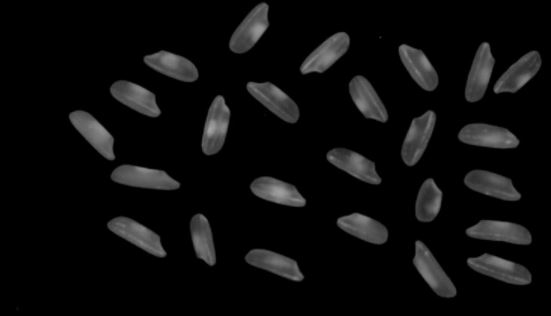
//> input picture OpenCV-C++/Code/31_Erode/picture.jpeg, 551 x 316 px
$ ./Project_31   (built with g++ and OpenCV 4)
//> lines starting //> are read from the running program, lines starting //| are printed output that depends on the picture; after the words box and inside, x2 and y2 are one past the last pixel; in counts of white or black regions, pixels touching at a corner belong together
#include<iostream>
#include<opencv2/opencv.hpp>
#include<opencv2/highgui/highgui.hpp>

using namespace std;
using namespace cv;

void Read_Img(Mat& img, string str)
{
//> called with str = "picture.jpeg"
	img = imread(str);
//> img is the input picture: 316 rows x 551 cols, CV_8UC3; min 0, max 166, mean 13.3
	if (img.empty())
	{
		cout << "Fail to open :" << str << " " << endl;
		exit(-1);
	}
}

void drawstate(Mat& img, int number, Mat center, Mat stats, string str)
{
	RNG rng(10086);
	vector<Vec3b> color;
	for (int i = 0; i < number; i++)
	{
		Vec3b vec3 = Vec3b(rng.uniform(0, 256), rng.uniform(0, 256), rng.uniform(0, 256));
		color.push_back(vec3);
	}

	for (int i = 1; i < number; i++)
	{
		int center_x = center.at<double>(i, 0);
		int center_y = center.at<double>(i, 1);

		int x = stats.at<int>(i, CC_STAT_LEFT);
		int y = stats.at<int>(i, CC_STAT_TOP);
		int h = stats.at<int>(i, CC_STAT_HEIGHT);
		int w = stats.at<int>(i, CC_STAT_WIDTH);

		circle(img, Point(center_x, center_y), 2, Scalar(0, 0, 255), 1, 0, 0);

		Rect rect(x, y, w, h);
		rectangle(img, rect, color[i], 1, 0, 0);
		putText(img, format("%d", i), Point(center_x, center_y), FONT_HERSHEY_SIMPLEX, 0.5, Scalar(0, 0, 255), 1);

	}
	imshow(str, img);
}

int main()
{
	Mat img, imgc, res, stats, center;
	Read_Img(img, "picture.jpeg");
	copyTo(img, imgc, img);

	cvtColor(img, img, COLOR_BGR2GRAY);
//> img: 316 rows x 551 cols, CV_8UC1
	threshold(img, img, 50, 255, THRESH_BINARY);
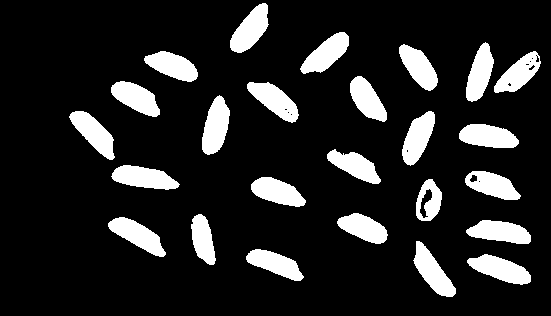
//> img: 316 rows x 551 cols, CV_8UC1; 14.7% white; 25 white regions, largest, box (x1, y1, x2, y2) and area: (202, 95, 230, 155) 1123, (111, 165, 180, 190) 1123, (467, 254, 531, 285) 1118

	Mat struct_1 = getStructuringElement(0, Size(3, 3));
	erode(img, img, struct_1);
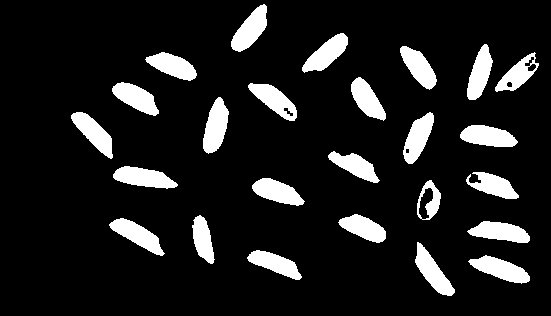
//> img: 316 rows x 551 cols, CV_8UC1; 12.1% white; 25 white regions, largest, box (x1, y1, x2, y2) and area: (203, 97, 229, 154) 952, (113, 166, 178, 189) 941, (468, 255, 530, 284) 932
	int number = connectedComponentsWithStats(img, res, stats, center, 8, CV_16U);
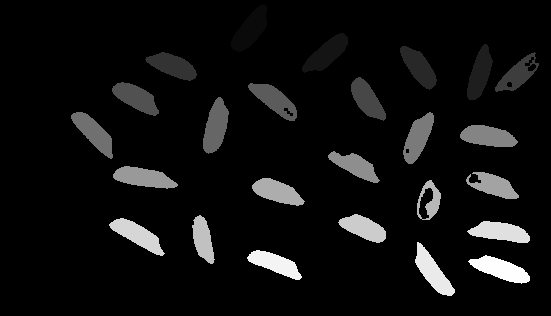
//> res: 316 rows x 551 cols, CV_16UC1; min 0, max 25, mean 1.6; drawn with min black and max white
//> stats = 26 rows, first 6: [0, 0, 551, 316, 153031], [231, 4, 36, 48, 926], [302, 33, 46, 40, 894], [467, 44, 26, 56, 850], [400, 46, 37, 44, 842], [145, 52, 52, 29, 852]; center = 26 pairs, first value 93.36 to 517, second value 29.17 to 271.6; number = 26
	drawstate(img, number, center, stats, "res");
//> the loop in drawstate, `for (int i = 0; i < number; i++)` made 26 passes
//> the loop in drawstate, `for (int i = 1; i < number; i++)` made 25 passes
//> (center_x, center_y, x, y, h, w, rect) on passes 1 to 12: (250, 29, 231, 4, 48, 36, Rect(231, 4, 36, 48)), (326, 53, 302, 33, 40, 46, Rect(302, 33, 46, 40)), (479, 73, 467, 44, 56, 26, Rect(467, 44, 26, 56)), (418, 66, 400, 46, 44, 37, Rect(400, 46, 37, 44)), (172, 65, 145, 52, 29, 52, Rect(145, 52, 52, 29)), (517, 74, 495, 52, 40, 44, Rect(495, 52, 44, 40)), (366, 98, 351, 77, 44, 35, Rect(351, 77, 35, 44)), (135, 97, 112, 82, 34, 47, Rect(112, 82, 47, 34)), (273, 99, 248, 83, 38, 49, Rect(248, 83, 49, 38)), (215, 126, 203, 97, 57, 26, Rect(203, 97, 26, 57)), (93, 132, 71, 112, 47, 42, Rect(71, 112, 42, 47)), (417, 137, 403, 112, 52, 31, Rect(403, 112, 31, 52))
//> pass 1, in drawstate, `putText(img, format("%d", i), Point(center_x, center_y), FONT_HERSHEY_..`:
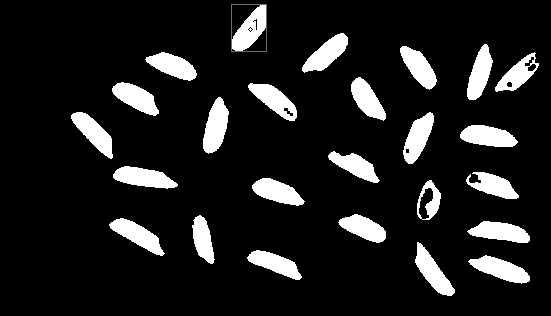
//> img: 316 rows x 551 cols, CV_8UC1; 0.11% of pixels changed, all inside (x1, y1, x2, y2) = (231, 4, 267, 52)
//> pass 3, in drawstate, `putText(img, format("%d", i), Point(center_x, center_y), FONT_HERSHEY_..`:
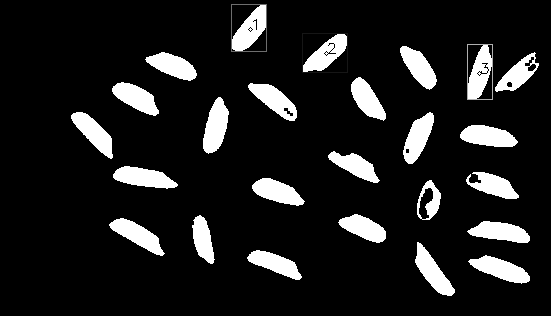
//> img: 316 rows x 551 cols, CV_8UC1; min 0, max 255, mean 30.9
//> after the loop in drawstate, `for (int i = 1; i < number; i++)`:
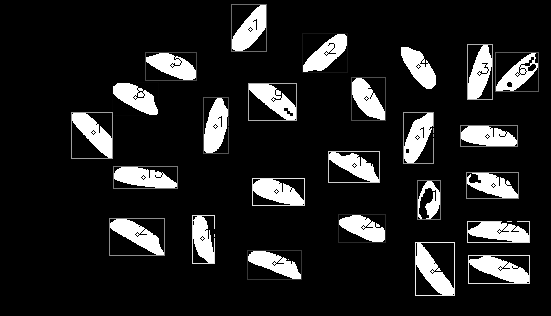
//> img: 316 rows x 551 cols, CV_8UC1; 2.3% of pixels changed, all inside (x1, y1, x2, y2) = (71, 46, 539, 296)

	imshow("imgc", imgc);


	waitKey(0);


	return 0;
}
